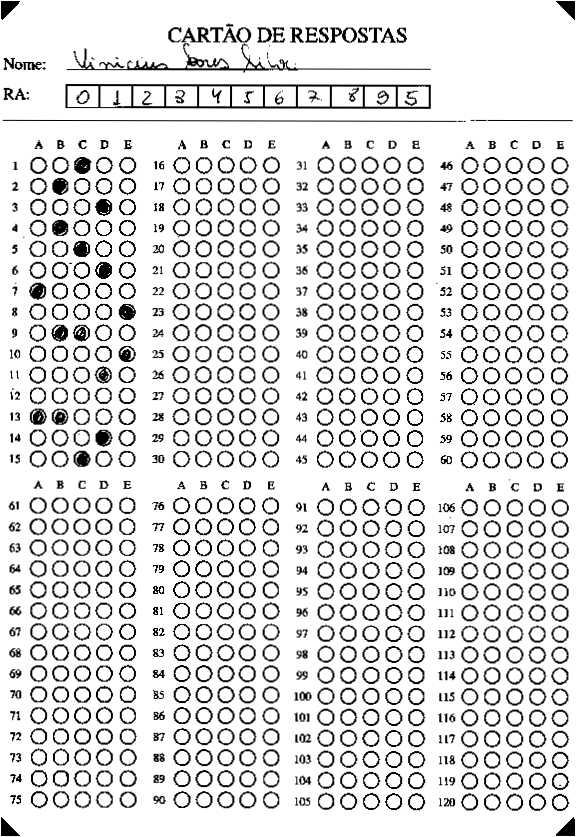
#> input picture experiments/warped.png, 576 x 837 px
$ python digits_get.py   (older library calls are emulated)
#> lines starting #> are read from the running program, lines starting #| are printed output that depends on the picture; after the words box and inside, x2 and y2 are one past the last pixel; in counts of white or black regions, pixels touching at a corner belong together
#%%
import cv2
import numpy as np
from skimage.morphology import erosion, dilation, opening, closing, disk
from imutils.contours import sort_contours, label_contour
from imutils import grab_contours

# https://stackoverflow.com/questions/45310331/detecting-vertical-lines-using-hough-transforms-in-opencv/45312187

# usando contorno externo
# %%
# lendo imagem e extraindo roi geral
image = cv2.imread("warped.png")
#> image is the input picture: shape (837, 576, 3); min 0, max 255, mean 220
image = cv2.cvtColor(image, cv2.COLOR_BGR2GRAY)
#> image: shape (837, 576)
_, image = cv2.threshold(image, 240, 255, cv2.THRESH_BINARY)
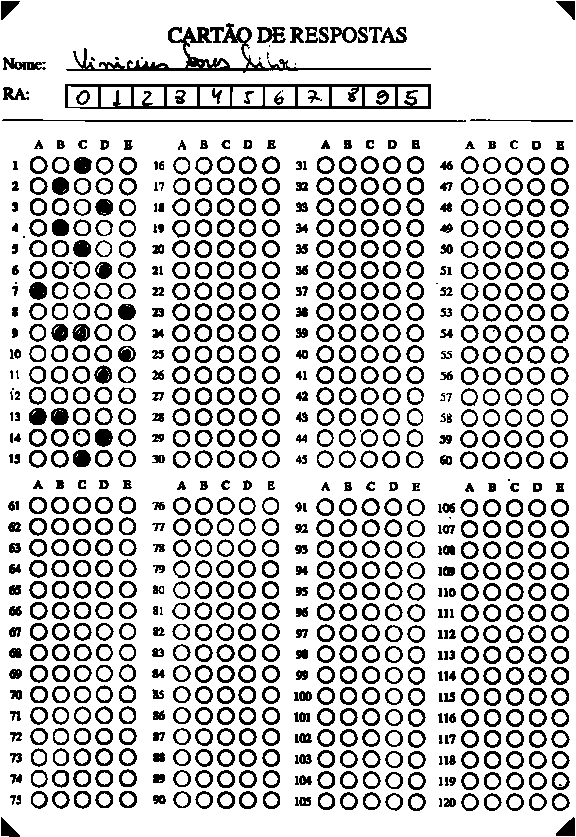
#> image: shape (837, 576); 78.2% white; 849 black regions (23 under 20 px), largest, box (x1, y1, x2, y2) and area: (65, 84, 431, 109) 3112, (66, 23, 431, 73) 2527, (2, 119, 466, 122) 883

h, w = image.shape
#> h = 837; w = 576

boxes_area = image[int(h * 0.095) : int(h * 0.14), int(w * 0.09) : int(w * 0.77)]
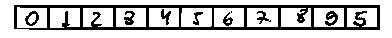
#> boxes_area: shape (38, 392); 75.3% white; 9 black regions (1 under 20 px), largest, box (x1, y1, x2, y2) and area: (14, 5, 380, 30) 3112, (325, 11, 338, 26) 112, (25, 11, 39, 26) 94

cv2.imwrite("boxes.png", boxes_area)

# %%
# encontrando contorno externo
boxes_neg = cv2.bitwise_not(boxes_area)
_, contours, hierarchy = cv2.findContours(
    boxes_neg, cv2.RETR_EXTERNAL, cv2.CHAIN_APPROX_SIMPLE
)
#> contours = 1 item
contours.sort(key=lambda c: cv2.contourArea(c), reverse=True)
del boxes_neg

img = boxes_area.copy()
img = cv2.cvtColor(img, cv2.COLOR_GRAY2BGR)

cv2.drawContours(img, [contours[0]], -1, (0, 255, 0), 2)
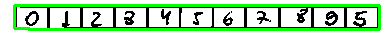
#> img: shape (38, 392, 3); mean B, G, R 178.5, 218.4, 178.5
cv2.imwrite("contours.png", img)


# %%

# removendo linhas do contorno externo
contour = contours[0]
#> contour = [[14, 5], [14, 28], [28, 28], [29, 29], [379, 29], [379, 5]]
mask = np.ones_like(boxes_area) * 255

hull = cv2.convexHull(contour)
#> hull = [[379, 5], [379, 29], [29, 29], [14, 28], [14, 5]]
cv2.drawContours(mask, [hull], -1, 0, -1)
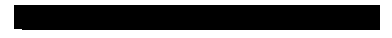
#> mask: shape (38, 392); 38.6% white; 1 white region, box (x1, y1, x2, y2) and area: (0, 0, 392, 38) 5754
cv2.imwrite("boxes.png", mask)
x, y, w, h = cv2.boundingRect(contour)
#> x = 14; y = 5; w = 366; h = 25

mask = cv2.dilate(mask, np.ones((9, 9), np.uint8))
#> mask: shape (38, 392); 59.2% white; 1 black region, box (x1, y1, x2, y2) and area: (18, 9, 376, 26) 6078
cv2.imwrite("boxes.png", mask)

boxes_area[mask != 0] = 255
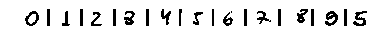
#> boxes_area: shape (38, 392); 90.9% white; 22 black regions (1 under 20 px), largest, box (x1, y1, x2, y2) and area: (325, 11, 338, 26) 112, (353, 11, 367, 26) 103, (25, 11, 39, 26) 94
# boxes_area = cv2.bitwise_not(boxes_area)

cv2.imwrite("boxes.png", boxes_area)

#%%

# fechando a imagem, encontrando os contornos, os ordenando e filtrando (pular os traços divisorios)

ref = cv2.bitwise_not(boxes_area)

selem = disk(1)
ref = closing(ref, selem)
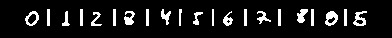
#> ref: shape (38, 392); 9.4% white; 21 white regions

_, contours, _ = cv2.findContours(ref, cv2.RETR_EXTERNAL, cv2.CHAIN_APPROX_SIMPLE)
#> contours = 21 contours, 2 with area under 20; largest, box (x1, y1, x2, y2) and area: (25, 11, 39, 26) 131, (325, 11, 338, 26) 126, (353, 11, 367, 26) 100, (297, 9, 308, 23) 75, (124, 11, 135, 25) 70
print(len(contours))
#| 21
contours.sort(key=cv2.contourArea, reverse=True)
contours = contours[:21]

contours = list((sort_contours(contours, "left-to-right"))[0])
contours = contours[::2]
#> contours = 11 contours; largest, box (x1, y1, x2, y2) and area: (25, 11, 39, 26) 131, (325, 11, 338, 26) 126, (353, 11, 367, 26) 100, (297, 9, 308, 23) 75, (124, 11, 135, 25) 70

ref = cv2.cvtColor(ref, cv2.COLOR_GRAY2BGR)
#> ref: shape (38, 392, 3); 9.4% white; 21 white regions, largest, box (x1, y1, x2, y2) and area: (325, 11, 338, 26) 121, (353, 11, 367, 26) 108, (25, 11, 39, 26) 96
cv2.drawContours(ref, contours, -1, (0, 255, 0), 2)
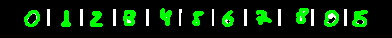
#> ref: shape (38, 392, 3); mean B, G, R 9.8, 36.1, 9.8
# for i, cnt in enumerate(contours, start=1):
#     ref = label_contour(ref, cnt, i)

cv2.imwrite("contours.png", ref)
